Frame 1 (no input): blank canvas, image omitted
Frame 60 (no input): blank canvas, image omitted
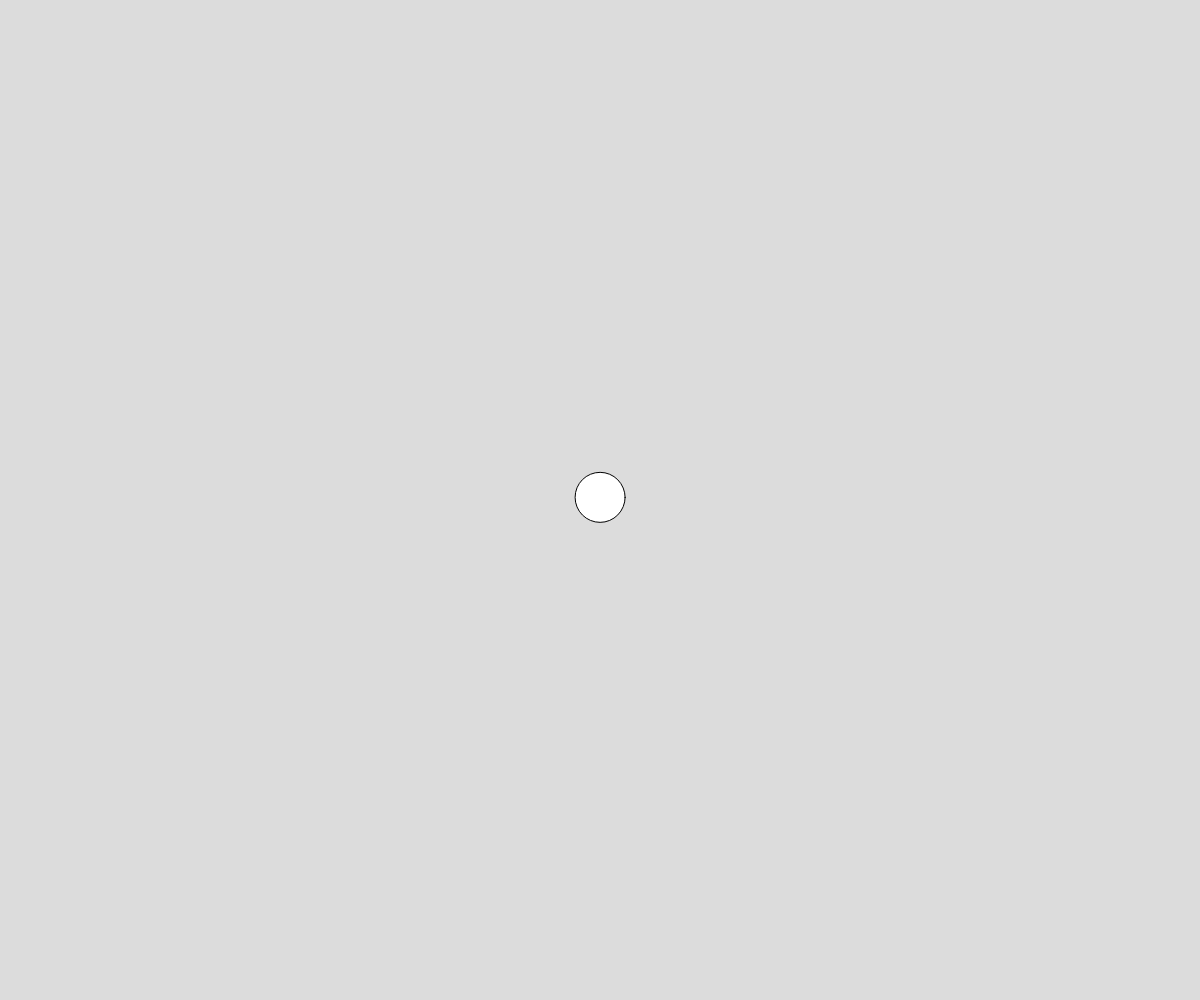
Frame 120 (the mouse pressed at the canvas centre since frame 60)

The p5.js sketch whose frames 1 and 60 were blank and that drew this single picture after the mouse press (run headless with seeded random() and noise() and a simulated clock; from frame 60 on, the mouse is pressed at the canvas centre):

// p5.js sketch
// ── sketch.js
let things = [];

class Thing {
  constructor(x, y) {
    this.x = x;
    this.y = y
  }
  draw() {
    this.x += random(-1.0, 1.0)
    this.y += random(-1.0, 1.0)
    circle(this.x, this.y, 50)
  }
}

function setup() {
  createCanvas(windowWidth, windowHeight);
}

function windowResized() {
  resizeCanvas(windowWidth, windowHeight);
}

function draw() {
  background(220);
  for (let t of things) {
    t.draw();
  }
}

function mousePressed() {
  things.push(new Thing(mouseX, mouseY));
}
